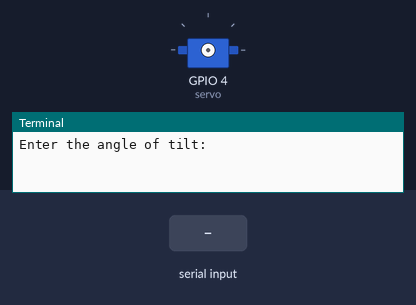
The program below on a simulated Raspberry Pi (BCM pin numbers). Parts: servo, the last lines printed to the terminal. The inputs (shaded band) are chosen by the test bench. Servo angles are drawn from the pulse width (0.5 ms = 0°, 2.5 ms = 180°).

Above: at 1.2 s.
1.3 s: "5" typed at the terminal, then Enter
2.8 s: "90" typed at the terminal, then Enter
At 4.0 s:
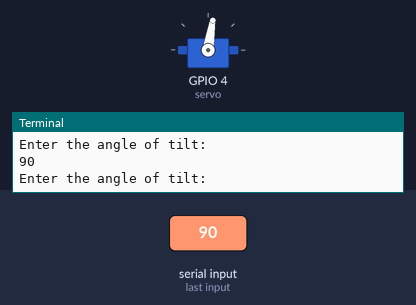
4.3 s: "200" typed at the terminal, then Enter
At 5.3 s:
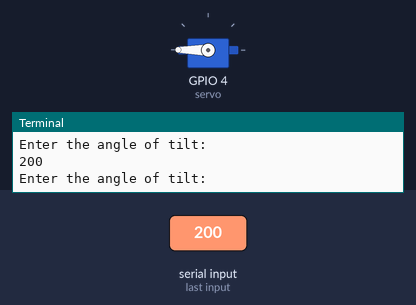
Timing chart, 0 to 7.3 s (numbered marks = the images above; inputs shaded):
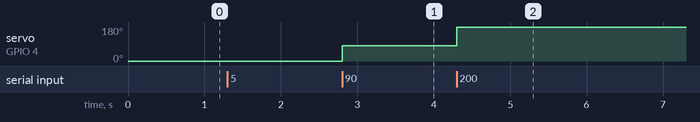

The program:

controllers.py
```python
#!/usr/bin/env python3
import RPi.GPIO as GPIO
import time
import sys


def servo_base_control(starting_point, change):
    GPIO.setmode(GPIO.BCM)

    GPIO.setup(23,GPIO.OUT)
    servo = GPIO.PWM(23,50) #the first number is the pin and the second is the pulse in Hz, 50Hz

    #This sets the servo start point at 0
    servo.start(0)

    #This cycles through the inputs from the user to adjust the servo accordingly
    try:
        while True:
            angle = int(input("Enter the angle of Rotation: "))

            servo.ChangeDutyCycle(2+(float(angle)/18))
            time.sleep(0.5)
            servo.ChangeDutyCycle(0)
            break

    finally:
        servo.stop()
        GPIO.cleanup()


def servo_clamp_control(starting_point, change):
    GPIO.setmode(GPIO.BCM)

    GPIO.setup(4,GPIO.OUT)
    servo = GPIO.PWM(4,50) #the first number is the pin and the second is the pulse in Hz, 50Hz

    #This sets the servo start point at 0
    servo.start(0)

    #This cycles through the inputs from the user to adjust the servo accordingly
    try:
        while True:
            angle = int(input("Enter the angle of tilt: "))

            servo.ChangeDutyCycle(2+(float(angle)/18))
            time.sleep(0.5)
            servo.ChangeDutyCycle(0)
            break

    finally:
        servo.stop()
        GPIO.cleanup()

#**********************Main body of the program***************************
#user_b = 0
#user_c = 0

rotate_move = 90
tilt_move = 90
tilt_change_pos = 10
rotate_change_pos = 10
tilt_change_neg = -10
rotate_change_neg = -10

while True:
       servo_clamp_control(90,0)


#    if keyboard.press_and_release('a'):
#        print("working")


    #if keyboard.is_pressed("a") or keyboard.is_pressed("d"):
    #    servo_base_control(user_b + 10)

    #if keyboard.is_pressed("w") or keyboard.is_pressed("s"):
    #    servo_clamp_control(user_c + 10)

    #change = input()

#while True:
 #   servo_clamp_control(0)
  #  servo_clamp_control(180)
```

Measured:
- after the input at 2.8 s, servo on GPIO 4 (servo): 0° → 81° at once
- after the input at 4.3 s, servo on GPIO 4 (servo): 81° → 180° at once
